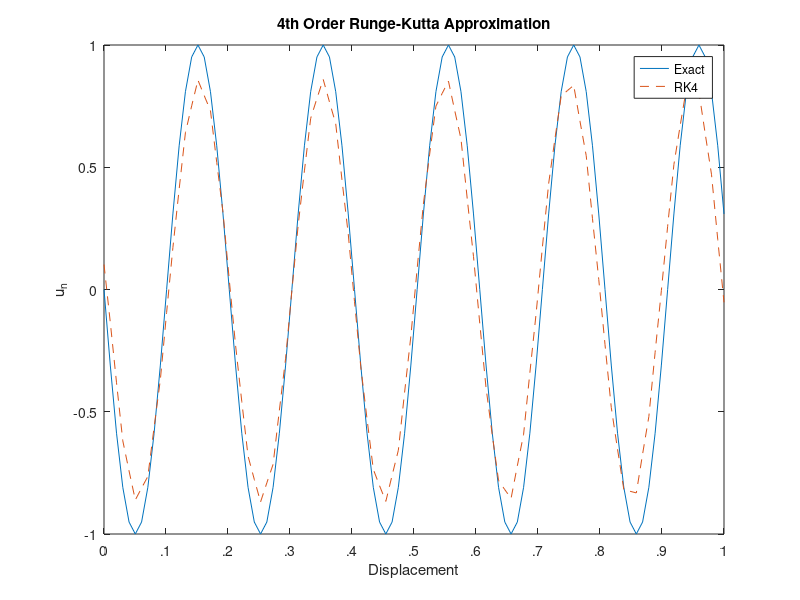

Write MATLAB code to recreate this figure.
%MECH 568 HW 2 Problem 6.11
%Author: Thomas Andreano
%Version 1: 10/24/2019
%-------------------------------------------------------------------------
% Solution to the one-dimensional linear convection equation using 2nd
% order centered difference and 4th order Runge-Kutta

clear all;
close all;
clc;

a = 1;  %given by problem
nodes = 100;
dom = linspace(0,1,nodes); %create a grid from 0 to 1
deltaX = 1/100; %change in x determined by grid size of 50 and span of 0 to 1
omega = 10*pi; %given by problem
h = deltaX; %based on a courant number of unity
time = 1000;

%create matrix for AM2 solution and intermediate steps
u_RK4 = zeros(nodes,time/h+1); 
u_hat = zeros(nodes,time/h+1);
u_tilde = zeros(nodes,time/h+1);
u_bar = zeros(nodes,time/h+1);
bc = zeros(nodes,1);
bc(1) = 1/(2*deltaX);

%Solve inflow boundary (node 0)
for i = 1:nodes
    u_RK4(:,1) = 1;
end

%create matrix for approximation: u' = A*u + (bc)
A_col_vec = [0; -1];
A_col_vec(end+1:nodes) =  0;

A_row_vec = [0 1];
A_row_vec(end+1:nodes) =  0;

A = (toeplitz(A_col_vec, A_row_vec));
A(nodes,nodes) = 2;
A(nodes,nodes -1) = -2;
A = -1/(2*deltaX)*A;


%RK4 time marching approximation
for t = 2:time/h+1
    
    u_hat(:,t) = u_RK4(:,t-1) + 0.5*h*(A*u_RK4(:,t-1) + sin(omega*t*h)*bc);

    u_tilde(:,t) = u_RK4(:,t-1) +  0.5*h*(A*u_hat(:,t) + sin(omega*t*h)*bc);

    u_bar(:,t) = u_RK4(:,t-1) + h*(A*u_tilde(:,t) + sin(omega*t*h)*bc);

    u_RK4(:,t) = u_RK4(:,t-1) + (1/6)*h*((A*u_RK4(:, t-1) + sin(omega*t*h)*bc) + (2*((A*u_hat(:,t)+ sin(omega*t*h)*bc) + (A*u_tilde(:,t) + sin(omega*t*h)*bc)) + (A*u_bar(:,t) + sin(omega*t*h))));

end

%Exact solution u(x,t) = u_0*(x - a*t)
for i = 1:nodes
    u_exact(i) = sin(omega*(t*h - i*deltaX));
end
%plot results
plot(dom, u_exact, dom, u_RK4(:,time/h+1), '--');
title('4th Order Runge-Kutta Approximation')
ylabel('u_n')
xlabel('Displacement')
legend('Exact', 'RK4')
xticks([0 .1 .2 .3 .4 .5 .6 .7 .8 .9 1.0])
xticklabels({'0','.1','.2','.3','.4', '.5', '.6', '.7', '.8', '.9', '1'})
